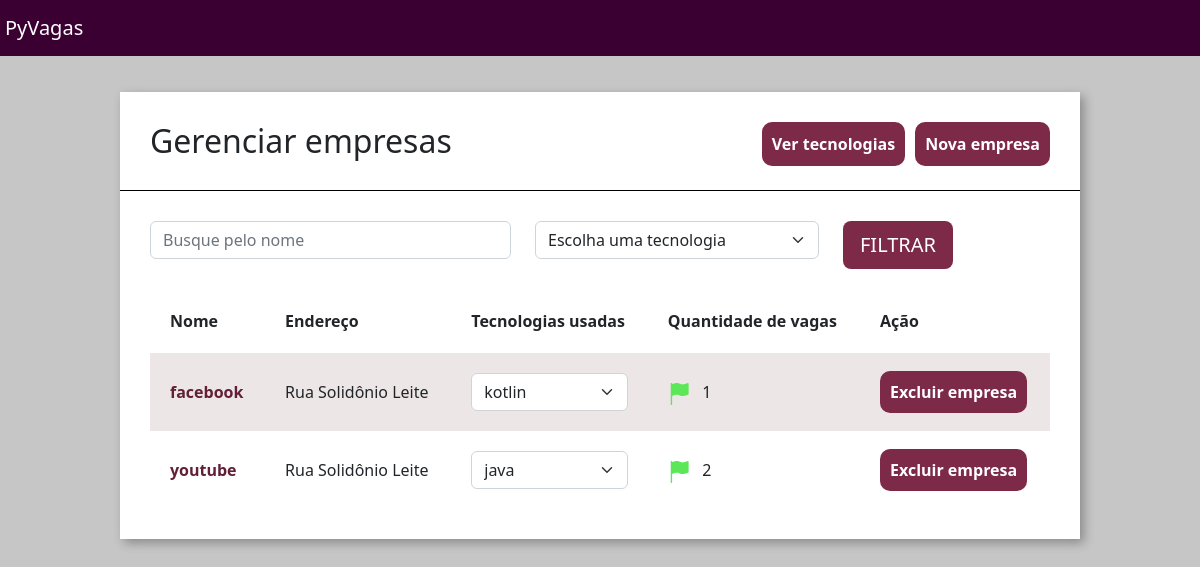
The app's page /home/empresas/, older data.
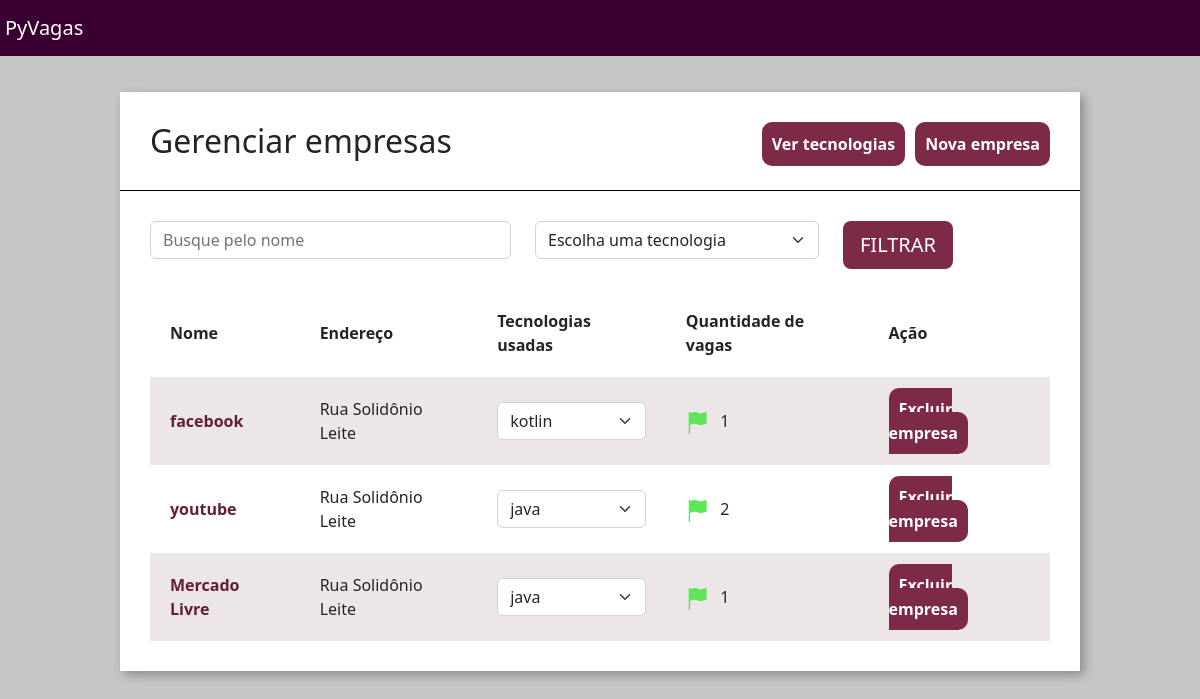
The same page, newer data.
### empresa/models.py (models this page shows, shortened)
class Empresa(models.Model):
    choices_nicho_mercado = (
        ('P', 'Programação'),
        ('S', 'Suporte Técnico'),
        ('E', 'Engenharia')
    )
    logo = models.ImageField(upload_to="logo_empresa", null=True, blank=True)
    nome = models.CharField(max_length=30)
    email = models.EmailField()
    cidade = models.CharField(max_length=30)
    tecnologias = models.ManyToManyField(Tecnologias)
    endereco = models.CharField(max_length=60)
    nicho_mercado = models.CharField(max_length=3, choices=choices_nicho_mercado)
    caracteristica_empresa = models.TextField()
    def qtd_vagas(self):
        return Vagas.objects.filter(empresa__id=self.id).count()

### empresa/views.py (the view)
# urls.py: path('empresas/',views.empresas, name='empresas'),
def empresas(request):
    technologias_filtrar = request.GET.get('tecnologias')
    nome_filtrar = request.GET.get('nome')
    empresas = Empresa.objects.all()
    if technologias_filtrar:
        empresas = empresas.filter(tecnologias = technologias_filtrar)
    if nome_filtrar:
        empresas = empresas.filter(nome__icontains = nome_filtrar)
    tecnologias = Tecnologias.objects.all()
    return render(request, 'empresas.html', {'empresas': empresas, 'tecnologias': tecnologias})

### empresa/models.py (called while the page is built)
    def __str__(self):
        return self.tecnologia

### empresa/templatetags/filtro.py (called while the page is built)
@register.filter(name='is_par')
def is_par(valor):
    return True if valor % 2 == 0 else False

### empresa/templates/empresas.html (shortened to what this page needs)
{% extends 'base.html' %}
{% load static %}
{% load filtro %}
{% block 'head' %}
    <link href="{% static 'empresa/css/empresas.css' %}" rel="stylesheet">
{% endblock %}
{% block 'body' %}
    <div class="wrapper">
        <div class="box">
            <div class="header-box">
                <h2 class="titulo">Gerenciar empresas</h2>
                <a href="{% url 'nova_empresa' %}" class="btn-nova-empresa">Nova empresa</a>
                <a href="{% url 'tecnologias'%}" class="btn-nova-empresa">Ver tecnologias</a>
            </div>
            <div class="borda-box"></div>
            <div class="body-box">
                <form action="{% url 'empresas' %}" method="GET"> {% csrf_token %}
                <div class="row">
                        <div class="col-md-5">
                            <input type="text" placeholder="Busque pelo nome" class="form-control" name="nome">
                        </div>
                        <div class="col-md-4">
                            <select class="form-select" name="tecnologias">
                                        <option value="" disabled selected hidden>Escolha uma tecnologia</option>
                            </select>
                        </div>
                    <div class="col-md-3">
                        <input type="submit" value="FILTRAR" class="btn btn-lg btn-filtro">
                    </div>
                </div>
                </form>
                <table class="tabela" cellpadding="20">
                    <tr>
                        <th>Nome</th>
                        <th>Endereço</th>
                        <th>Tecnologias usadas</th>
                        <th>Quantidade de vagas</th>
                        <th>Ação</th>
                    </tr>
                    {% for empresa in empresas%}
                    <tr {% if not forloop.counter|is_par %} class="tabela-linha" {% endif %}>
                        <td> <a href="{% url 'empresa_unica' empresa.id %}" class="links"> {{empresa.nome}} </a> </td>
                        <td>{{empresa.endereco}}</td>
                        <td>
                            <select class="form-select">
                                {% for tech in empresa.tecnologias.all %}
                                    <option>{{tech}}</option>
                                {% endfor %}
                            </select>
                        </td>
                        <td>
                            {% if empresa.qtd_vagas > 0 %}
                                <img src="{% static 'empresa/img/flag_green.png' %}">
                            {% else %}
                                <img src="{% static 'empresa/img/flag_red.png' %}">
                            {% endif %}
                            &nbsp&nbsp{{empresa.qtd_vagas}}
                        </td>
                        <td>
                            <a href="{% url 'excluir_empresa' empresa.id %}" class="btn-excluir">Excluir empresa</a>
                        </td>
                    </tr>
                {% endfor %}
                </table>
            </div>
        </div>
    </div>
{% endblock%}

Row changes from the older to the newer data that the page shows:
added Empresa: nome "Mercado Livre", endereco "Rua Solidônio Leite", qtd_vagas "1"
